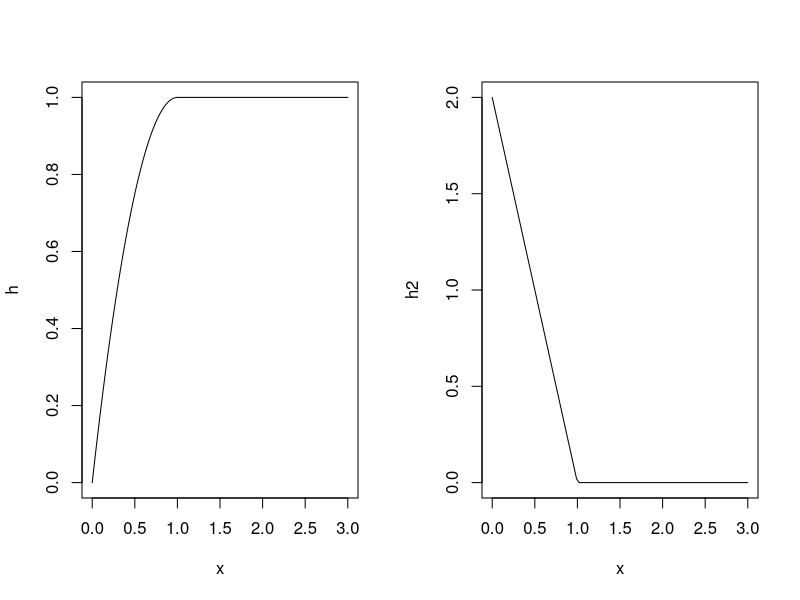

The R source for this figure:
# page number: 66

suppressWarnings({
	Fz <- function(z_list){
		y=list()
		for(z in z_list){
			if(z<0) y=c(y,0)
			else if(z>=0 && z<=1) y=c(y,1-(1-z)^2)
			else if(z>1) y=c(y,1)
		}
		return(y)
	}

	density_f <- function(z_list){
		y=list()
		for(z in z_list){
			if(z<0) y=c(y,0)
			else if(z>=0 && z<=1) y=c(y,2*(1-z))
			else if(z>1) y=c(y,0)
		}
		return(y)
	}

	par(mfrow=c(1,2))
	xlim=c(1,5)
	h <- Vectorize(Fz)
	plot(h, 0,3)
	h2 <- Vectorize(density_f)
	plot(h2, 0,3)
})